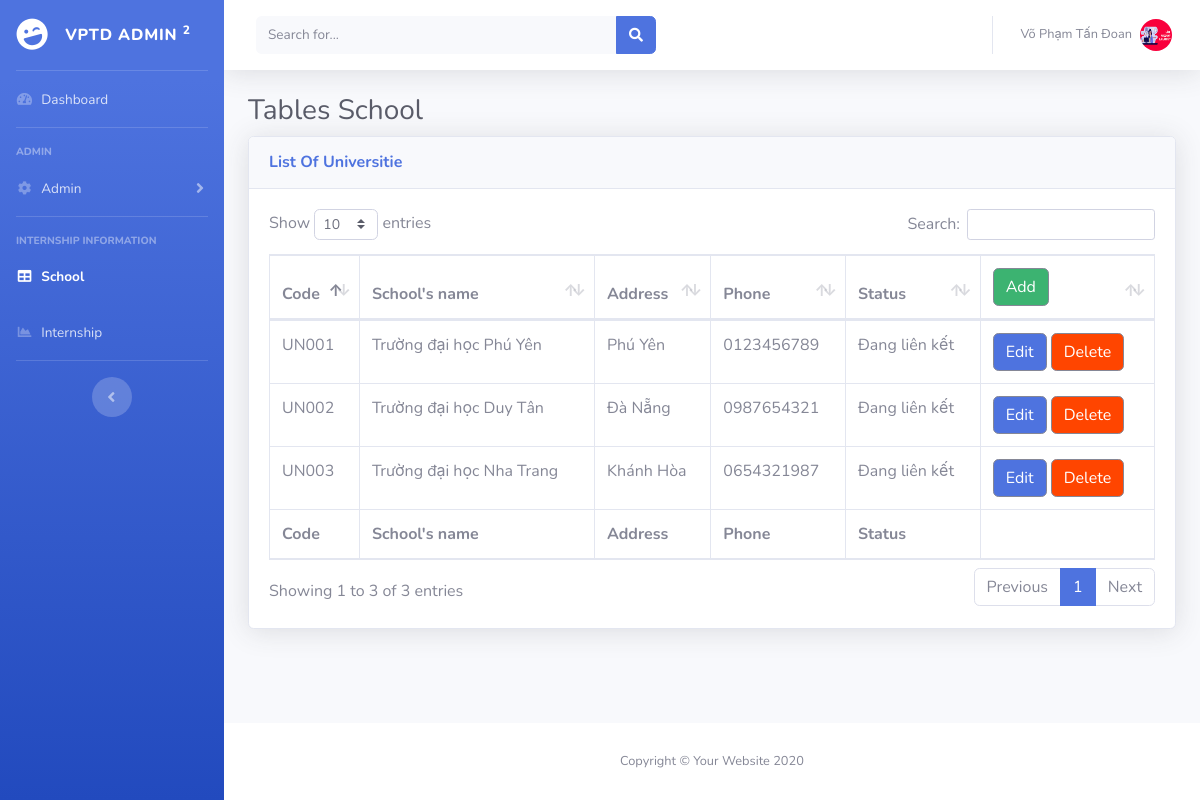
Screenshot of /Internship/school.php (signed in) with the database file from the repository.
### tables this page shows
CREATE TABLE `school` (
  `id` int(11) NOT NULL,
  `codeschool` varchar(256) NOT NULL,
  `nameschool` varchar(256) NOT NULL,
  `address` varchar(256) NOT NULL,
  `phone` int(10) NOT NULL,
  `status` int(1) NOT NULL
);

### Internship/login/null.php (called while the page is built, shortened)
<?php
    if(isset($_SESSION["users"])){
            $fullname =  $_SESSION['users']['fullname'];
            $image    =  $_SESSION['users']['img'];
            $roleID    =  $_SESSION['users']['roleid'];
    }else{
            header('Location: 404.php');
            exit;
    }
?>

### Internship/database/database.php (called while the page is built, shortened)
<?php
    $db = new database(HOST, DB_USER, DB_PASSWORD, DB_NAME);
    class database {
        public $connection;
        function __construct($host, $db_user, $db_pass, $db_name){
            $this->connection = new mysqli($host, $db_user, $db_pass, $db_name);
        }
        function getData($sql){
            $result = $this->connection->query($sql);
            $data = [];
            if($result->num_rows > 0){
                while($row = $result->fetch_assoc()){
                    $data[] = $row;
                }
            }
            return $data;
        }
    }
?>

### Internship/school.php (the view, shortened to what this page needs)
<?php
	require_once('./database/database.php');
    require_once('./login/null.php');
?>
<?php
	$sqlschool = "SELECT * FROM school WHERE status = '1'";
	$resultschool = $db->getData($sqlschool);
?>
<!DOCTYPE html>
<html lang="en">
<head>
    <link href="vendor/fontawesome-free/css/all.min.css" rel="stylesheet" type="text/css">
    <link href="css/sb-admin-2.min.css" rel="stylesheet">
    <link href="vendor/datatables/dataTables.bootstrap4.min.css" rel="stylesheet">
</head>
<body id="page-top">
    <div id="wrapper">
        <ul class="navbar-nav bg-gradient-primary sidebar sidebar-dark accordion" id="accordionSidebar">
            <a class="sidebar-brand d-flex align-items-center justify-content-center" href="home.php">
                <div class="sidebar-brand-icon rotate-n-15">
                    <i class="fas fa-laugh-wink"></i>
                </div>
                <div class="sidebar-brand-text mx-3">VPTD Admin <sup>2</sup></div>
            </a>
            <hr class="sidebar-divider my-0">
            <li class="nav-item">
                <a class="nav-link" href="home.php">
                    <i class="fas fa-fw fa-tachometer-alt"></i>
                    <span>Dashboard</span></a>
            </li>
            <hr class="sidebar-divider">
            <?php
                if($roleID ==1){
            ?>
                    <div class="sidebar-heading">
                        ADMIN
                    </div>
                    <li class="nav-item">
                        <a class="nav-link collapsed" href="#" data-toggle="collapse" data-target="#collapseTwo"
                            aria-expanded="true" aria-controls="collapseTwo">
                            <i class="fas fa-fw fa-cog"></i>
                            <span>Admin</span>
                        </a>
                    </li>
                    <hr class="sidebar-divider">
                    <div class="sidebar-heading">
                        Internship information
                    </div>
                    <li class="nav-item active">
                        <a class="nav-link" href="school.php">
                            <i class="fas fa-fw fa-table"></i>
                            <span>School</span></a>
                    </li>
                    <li class="nav-item">
                        <a class="nav-link" href="internship.php">
                            <i class="fas fa-fw fa-chart-area"></i>
                            <span>Internship</span></a>
                    </li>
                    <hr class="sidebar-divider d-none d-md-block">
                    <div class="text-center d-none d-md-inline">
                        <button class="rounded-circle border-0" id="sidebarToggle"></button>
                    </div>
                </ul>
            <?php } ?>
        <div id="content-wrapper" class="d-flex flex-column">
            <div id="content">
                <nav class="navbar navbar-expand navbar-light bg-white topbar mb-4 static-top shadow">
                    <form method="POST" action=""
                        class="d-none d-sm-inline-block form-inline mr-auto ml-md-3 my-2 my-md-0 mw-100 navbar-search">
                        <div class="input-group">
                            <input name="timkiem" type="text" class="form-control bg-light border-0 small" placeholder="Search for..."
                                aria-label="Search" aria-describedby="basic-addon2">
                            <div class="input-group-append">
                                <button type="submit" name="btn_timkiem" class="btn btn-primary" type="button">
                                    <i class="fas fa-search fa-sm"></i>
                                </button>
                            </div>
                        </div>
                    </form>
                    <ul class="navbar-nav ml-auto">
                        <li class="nav-item dropdown no-arrow">
                            <a class="nav-link dropdown-toggle" href="#" id="userDropdown" role="button"
                                data-toggle="dropdown" aria-haspopup="true" aria-expanded="false">
                                <span class="mr-2 d-none d-lg-inline text-gray-600 small"><?php echo $fullname;?></span>
                                <img class="img-profile rounded-circle"
                                    src="./upload/<?php echo $image;?>">
                            </a>
                        </li>
                    </ul>
                </nav>
                <div class="container-fluid">
                    <h1 class="h3 mb-2 text-gray-800">Tables School</h1>
                    <div class="card shadow mb-4">
                        <div class="card-header py-3">
                            <h6 class="m-0 font-weight-bold text-primary">List Of Universitie</h6>
                        </div>
                        <div class="card-body">
                            <div class="table-responsive">
                                <table class="table table-bordered" id="dataTable" width="100%" cellspacing="0">
                                    <thead>
                                        <tr>
                                            <th>Code</th>
                                            <th>School's name</th>
                                            <th>Address</th>
                                            <th>Phone</th>
                                            <th>Status</th>
                                            <th>
                                                <a href="./school/addschool.php"><button class="btn btn-secondary" type="button" data-dismiss="modal" style="background-color: mediumseagreen;">Add</button></a>
                                            </th>
                                        </tr>
                                    </thead>
                                    <tfoot>
                                        <tr>
                                            <th>Code</th>
                                            <th>School's name</th>
                                            <th>Address</th>
                                            <th>Phone</th>
                                            <th>Status</th>
                                            <th></th>
                                        </tr>
                                    </tfoot>
                                    <tbody>
                                        <?php
                                            foreach($resultschool as $rowschool){
                                        ?>
                                        <tr>
                                            <td><?php echo $rowschool['codeschool'];?></td>
                                            <td><?php echo $rowschool['nameschool'];?></td>
                                            <td><?php echo $rowschool['address'];?></td>
                                            <td><?php echo "0".$rowschool['phone'];?></td>
                                            <?php
                                                $statuss = $rowschool['status'];
                                                if($statuss == 1){?>
                                                    <td><?php echo "Đang liên kết";?></td>
                                                <?php }else{?>
                                                    <td><?php echo "Ngừng liên kết";?></td>
                                            <?php } ?>
                                            <td>
                                                <button class="btn btn-secondary" style="background-color: #4e73df;" type="button" data-dismiss="modal"><a style="color: white;" href="./school/editschool.php?id=<?php echo $rowschool['id'];?>">Edit</a></button>
                                                <button class="btn btn-secondary" style="background-color: orangered; color: white;" type="button" data-dismiss="modal">
                                                    <a style="color: white;" href="./school/deleteschool.php?id=<?php echo $rowschool['id'];?>"
								                        onclick="return window.confirm('Bạn có muốn xóa <?php echo $rowschool['nameschool'];?> không?');">
										        Delete</button>
                                            </td>
                                        </tr>
                                        <?php }?>
                                    </tbody>
                                </table>
                            </div>
                        </div>
                    </div>
                </div>
            </div>
            <footer class="sticky-footer bg-white">
                <div class="container my-auto">
                    <div class="copyright text-center my-auto">
                        <span>Copyright &copy; Your Website 2020</span>
                    </div>
                </div>
            </footer>
        </div>
    </div>
</body>
</html>

### rows the page displays
school: codeschool "UN001", nameschool "Trường đại học Phú Yên", address "Phú Yên", phone "123456789", status "Đang liên kết"
school: codeschool "UN002", nameschool "Trường đại học Duy Tân", address "Đà Nẵng", phone "987654321", status "Đang liên kết"
school: codeschool "UN003", nameschool "Trường đại học Nha Trang", address "Khánh Hòa", phone "654321987", status "Đang liên kết"

### other values shown
$fullname "Võ Phạm Tấn Đoan"
